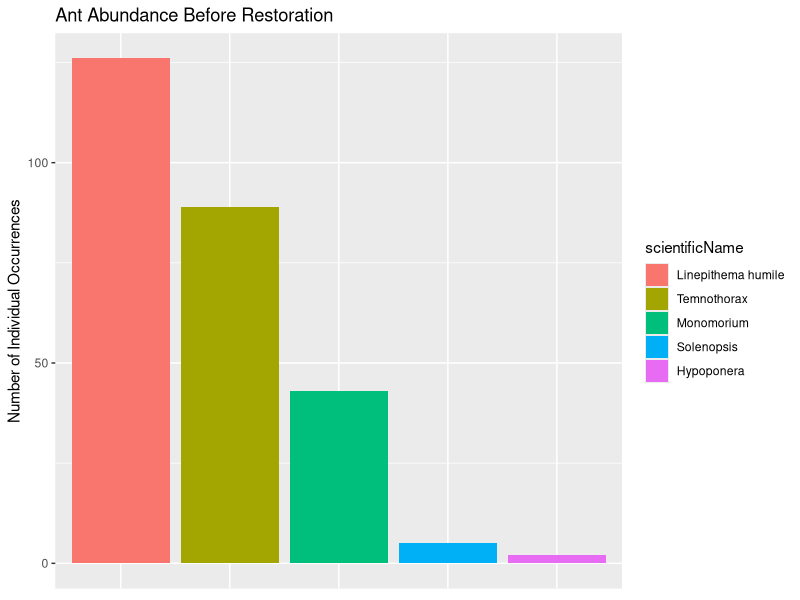
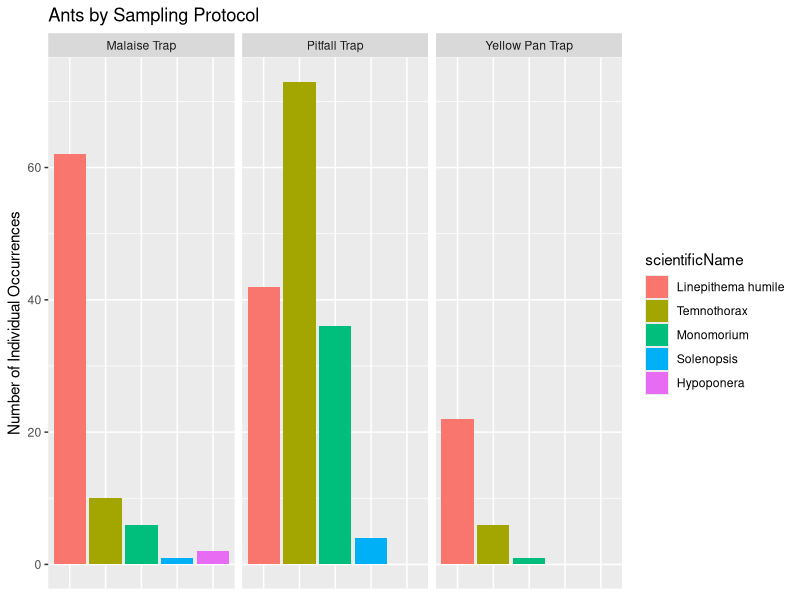
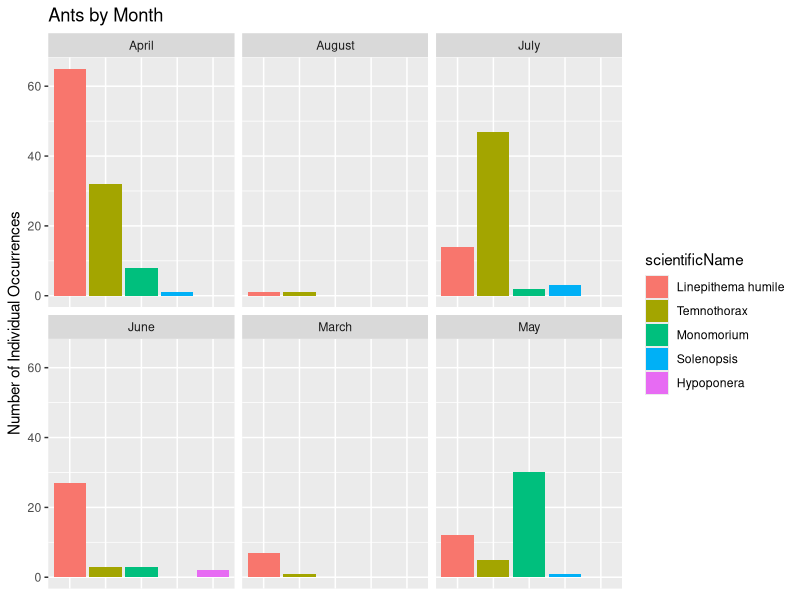
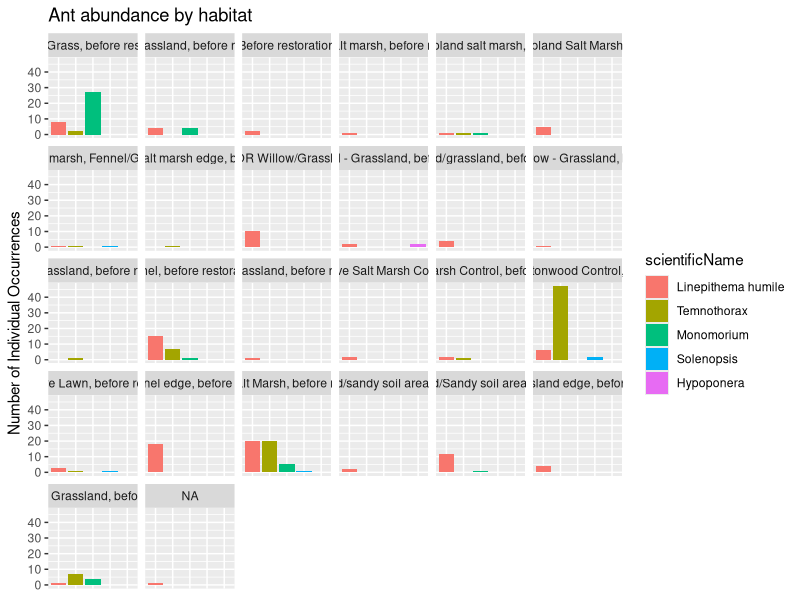

Here is the R script that generated these plots, in order:
## ---- chunk 1
knitr::opts_chunk$set(echo = TRUE)
## ---- chunk 2
library(tidyverse)
library(RColorBrewer)
library(forcats)
library(lubridate)
library(dbplyr)
## ---- chunk 3
allsbcoants<- read_csv("newsbcoants.csv")


#make df way less obnoxious
antssimple <-allsbcoants %>%
#selecting columns to keep for data analysis
  select(
    order, family, scientificName, year, month, eventDate, verbatimEventDate, samplingProtocol, habitat, country, stateProvince, county, municipality, decimalLatitude, decimalLongitude, recordedBy, individualCount)%>%
#changing months from numerical value to actual name
  mutate(
    monthname = case_when(
      month == 1 ~ "January",
      month == 2 ~ "February",
      month == 3 ~ "March",
      month == 4 ~ "April",
      month == 5 ~ "May",
      month == 6 ~ "June",
      month == 7 ~ "July",
      month == 8 ~ "August"))%>%
#combining trap types
  mutate(
    samplingProtocolname = case_when(
      samplingProtocol == "Pitfall" ~ "Pitfall Trap",
      samplingProtocol == "Pitfall trap" ~ "Pitfall Trap"))

#sum of all individual ants
sumant <- sum(antssimple$individualCount, na.rm = FALSE)

antsncos<-antssimple %>%
#excluded anything that doesnt have UCSB Arthropod Survey
  filter(recordedBy =="UCSB Arthropod Survey")%>%
#exluded anything that doesn't have a genera level determination
  filter(scientificName !="Formicidae")

#sum of all ants in ncos
sumantncos <- sum(antsncos$individualCount, na.rm = FALSE)

#this is just scientific names and individual count dataframe
antstotalncos<-antsncos %>%
  select(scientificName, individualCount)

#Temnothorax dataframe only
temno<-antstotalncos%>%
  filter(scientificName == "Temnothorax")
#sum of individual Temnothorax
sumtemno<-sum(temno$individualCount)

#L. humile dataframe only
lhumile<-antstotalncos%>%
  filter(scientificName=="Linepithema humile")
#sum of individual L. humile
sumlhumile<-sum(lhumile$individualCount)

#Solenopsis dataframe only
solenopsis<-antstotalncos%>%
  filter(scientificName=="Solenopsis")
#sum of individual Solenopsis
sumsol<-sum(solenopsis$individualCount)

#Monomorium dataframe only
mono<-antstotalncos%>%
  filter(scientificName=="Monomorium")
#sum of individual Monomorium
summono<-sum(mono$individualCount)

#Hypoponera dataframe only
hypo<-antstotalncos%>%
  filter(scientificName=="Hypoponera")
#sum of individual Hypoponera
sumhypo<-sum(hypo$individualCount)

## ---- chunk 4
#this graph looks nice, needs actual count of L. humile

scinameabund<- ggplot(mutate
                     (antsncos, scientificName = fct_infreq(scientificName))) + 
  geom_bar(
    aes(x = scientificName, fill= scientificName)
    ) +
  labs(x="Scientific Name", y="Number of Individual Occurrences", title = "Ant Abundance Before Restoration") +
  theme(axis.title.x=element_blank(),
        axis.text.x=element_blank(),
        axis.ticks.x=element_blank()
        )

scinameabund
########################################################################################
#this graph looks nice, needs to be updated with actual counts for L. humile

traptype <- scinameabund + facet_wrap(~samplingProtocol) +labs(title = "Ants by Sampling Protocol")
traptype

########################################################################################
#months need to be ordered chronologically

yearant <- scinameabund + facet_wrap(~monthname) + labs(title = "Ants by Month")
yearant

#######################################################################################
#Habitats need to be condensed

habant <- scinameabund + facet_wrap(~habitat) + labs(title = "Ant abundance by habitat")
habant

#######################################################################################
